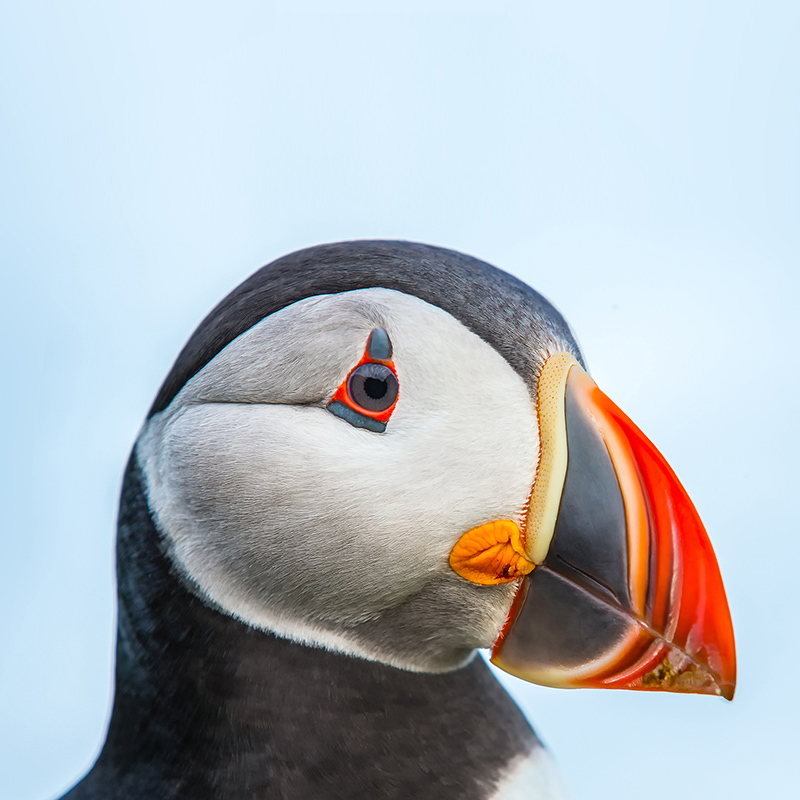
#> input picture assignment-3/input/puffin.jpg, 800 x 800 px
$ python main.py
#> lines starting #> are read from the running program, lines starting #| are printed output that depends on the picture
import numpy as np
import matplotlib.pyplot as plt
import seaborn as sns
from PIL import Image


### entropy calculation
def calculateEntropy(X):
    uniq = set(X)
    P = [np.mean(X == x) for x in uniq]
    return sum(-p * np.log2(p) for p in P)


### main calculation step of mutual information
def mutualInfoCalc(img, num_bins):
    top, bottoms = cropImage(img)
    mis = []
    for i in range(len(bottoms)):
        hist = np.histogram2d(np.asarray(top).flatten(), np.asarray(bottoms[i]).flatten(), bins=num_bins)
        hist_img = Image.fromarray(hist[0], 'RGB')
        top_hist = np.histogram(np.asarray(top).flatten(), bins=num_bins)
        bot_hist = np.histogram(np.asarray(bottoms[i]).flatten(), bins=num_bins)
        mis.append(calculateEntropy(top_hist[0]) + calculateEntropy(bot_hist[0]) - calculateEntropy(np.asarray(hist_img).flatten()))
    return mis


### split the image into RGB channels, and crop red and green channels
### of the original image according to the assignment's description
def cropImage(img):
    split_img = Image.Image.split(img)
    red, green, blue = split_img[0], split_img[1], split_img[2]
    width, height = img.size
    top = red.crop((20, 0, width-20, height))
    return top, [green.crop((40-x, 0, width-x, height)) for x in range(40, -1, -1)]


### initialize various bin sizes
def binSizeChangeAlt(img):
    top, bottoms = cropImage(img)
    mis = {}
    binses = set([int(256/x) for x in range(1,256)])
    for binss in binses:
        hist = np.histogram2d(np.asarray(top).flatten(), np.asarray(bottoms[20]).flatten(), bins=binss)
        hist_img = Image.fromarray(hist[0], 'RGB')
        top_hist = np.histogram(np.asarray(top).flatten(), bins=binss)
        bot_hist = np.histogram(np.asarray(bottoms[20]).flatten(), bins=binss)
        mi = calculateEntropy(top_hist[0]) + calculateEntropy(bot_hist[0]) - calculateEntropy(np.asarray(hist_img).flatten())
        mis[binss] = mi
    return mis


### calculate mutual information and save plot results
def mutuallInformation(img, img_name):
    fig = plt.figure()
    plt.ylabel('Mutual Information')
    plt.xlabel('Image Translations')
    sns.lineplot(x=[x for x in range(41)], y=mutualInfoCalc(img, 256))
    translations_outputImgPath = "../output/" + img_name + "_translations"
    plt.savefig(translations_outputImgPath)

    fig = plt.figure()
    plt.ylabel('Mutual Information')
    plt.xlabel('Number of Bins')
    mis = binSizeChangeAlt(img)
    x, y = zip(*(sorted(mis.items())))
    sns.lineplot(x=x, y=y)
    binSize_outputImgPath = "../output/" + img_name + "_binSize"
    plt.savefig(binSize_outputImgPath)

def main():
    img_path = "../input/puffin.jpg"
    input_img = Image.open(img_path)
#> input_img is the input picture: PIL image 800x800 RGB; mean R, G, B 178.3, 184.6, 190.5
    img_name = img_path[len("../input/"): -len(".jpg")]
    mutuallInformation(input_img, img_name)
#> in cropImage, `red, green, blue = split_img[0], split_img[1], split_img[2]`:
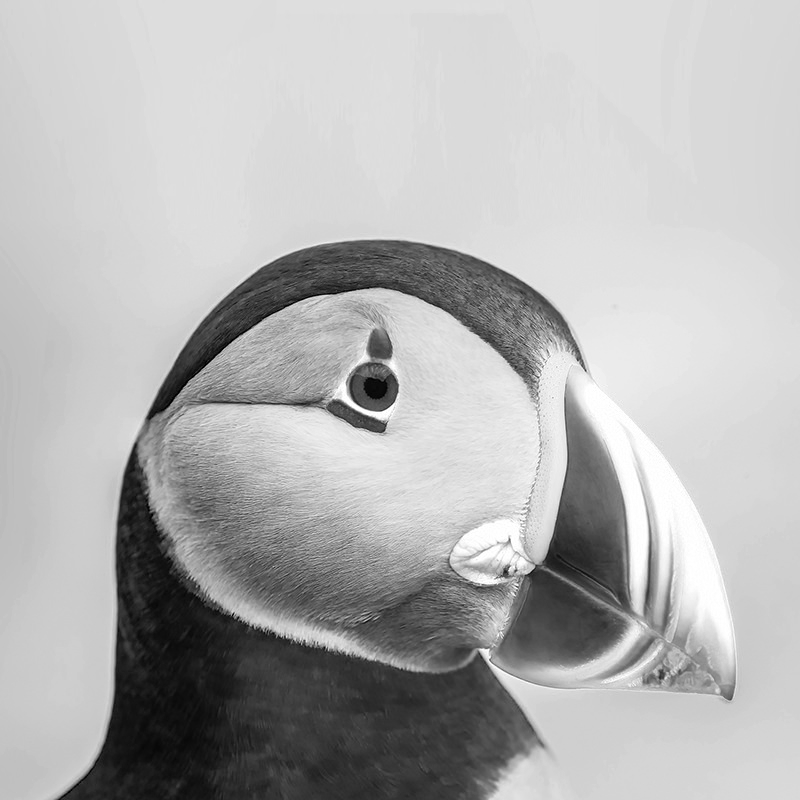
#> red: PIL image 800x800 L; min 0, max 255, mean 178.3
#> in cropImage, `red, green, blue = split_img[0], split_img[1], split_img[2]`:
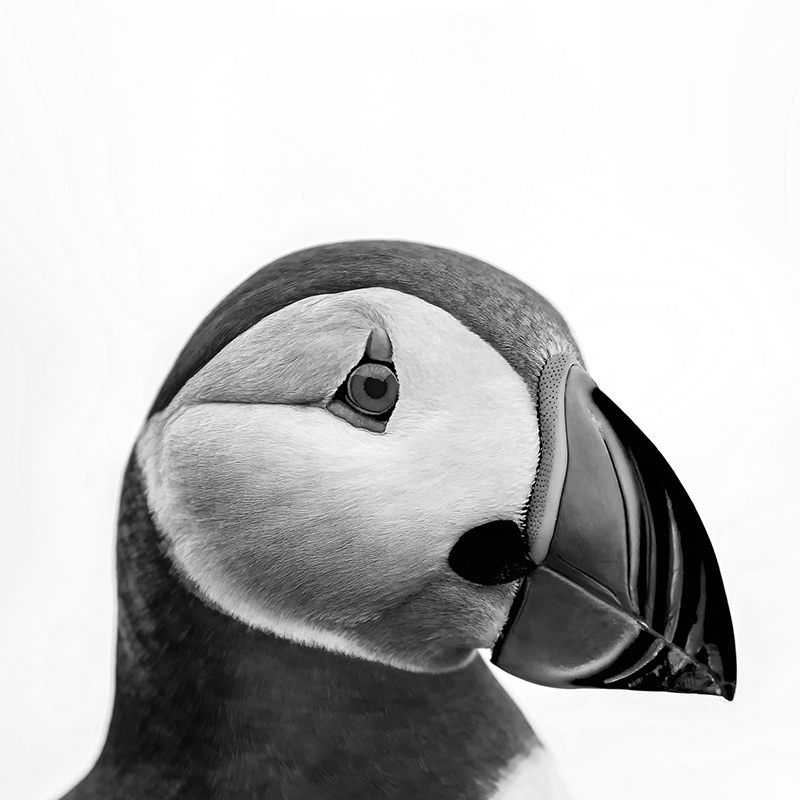
#> blue: PIL image 800x800 L; min 0, max 255, mean 190.5
#> in cropImage, `top = red.crop((20, 0, width-20, height))`:
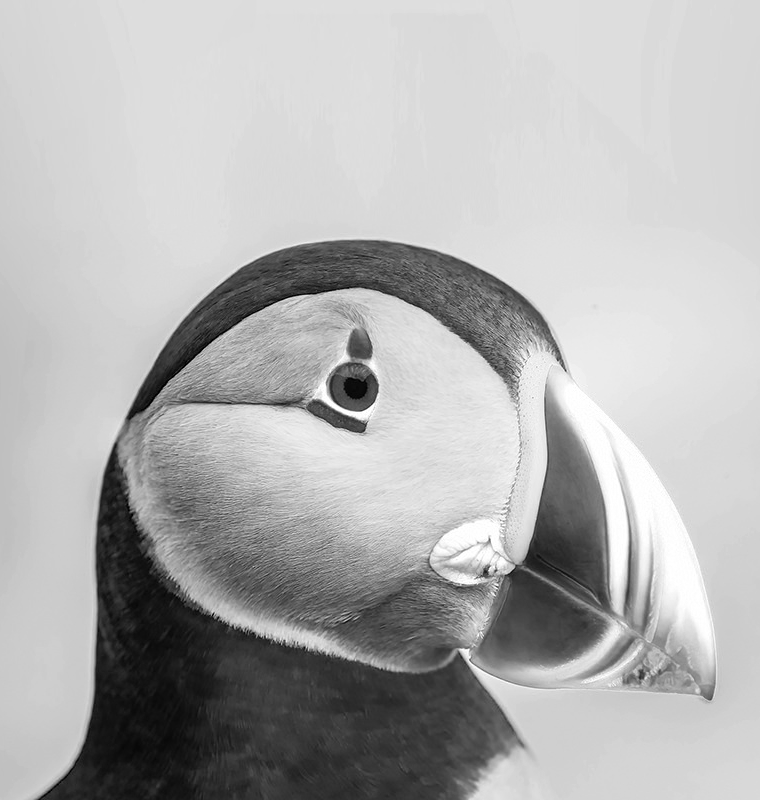
#> top: PIL image 760x800 L; min 0, max 255, mean 176.9
#> in mutualInfoCalc, `top, bottoms = cropImage(img)`: bottoms = 41 items
#> the loop in mutualInfoCalc, `for i in range(len(bottoms)):` made 41 passes
#> pass 1, in mutualInfoCalc, `hist_img = Image.fromarray(hist[0], 'RGB')`:
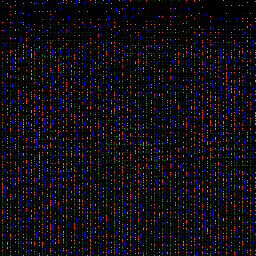
#> hist_img: PIL image 256x256 RGB; mean R, G, B 11, 11, 11.1
#> after the loop in mutualInfoCalc, `for i in range(len(bottoms)):`: mis = 41 values, max 15.15 at index 20, min 14.67 at index 40, mean 14.81
#> in mutuallInformation, `plt.savefig(translations_outputImgPath)`:
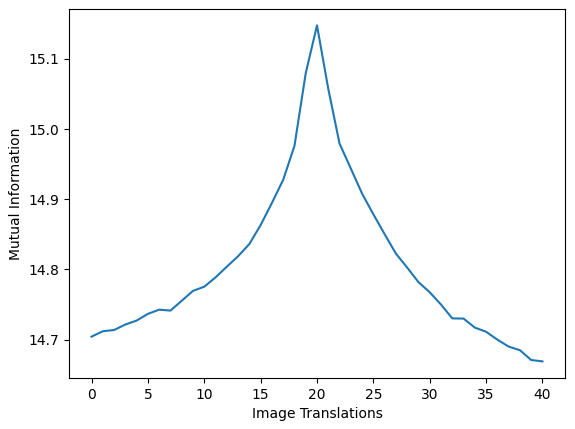
#> figure drawn by matplotlib, 1 panel; curve peaks at x = 20, y = 15.15
#> in binSizeChangeAlt, `top, bottoms = cropImage(img)`: bottoms = 41 items
#> the loop in binSizeChangeAlt, `for binss in binses:` made 31 passes
#> mi on passes 1, 2, 10, 12, 13, 14, 15, 16, 17, 18, 19, 20: 15.15, 13.05, 4.38, 5.03, 5.26, 5.48, 5.72, 5.87, 6.16, 6.32, 6.51, 6.71
#> mi on passes 5, 6, 7, 8, 9, 11: 1.58, 2.54, 3.28, 3.49, 4.04, 4.56
#> pass 1, in binSizeChangeAlt, `hist_img = Image.fromarray(hist[0], 'RGB')`:
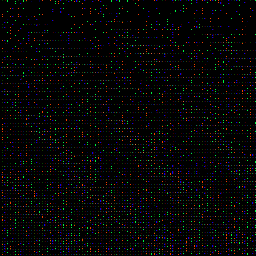
#> hist_img: PIL image 256x256 RGB; mean R, G, B 5.4, 5.4, 5.4
#> after the loop in binSizeChangeAlt, `for binss in binses:`: mis = 31 items
#> in mutuallInformation, `x, y = zip(*(sorted(mis.items())))`: x = 31 values from 1 to 256; y = 31 values from 0 to 15.15
#> in mutuallInformation, `plt.savefig(binSize_outputImgPath)`:
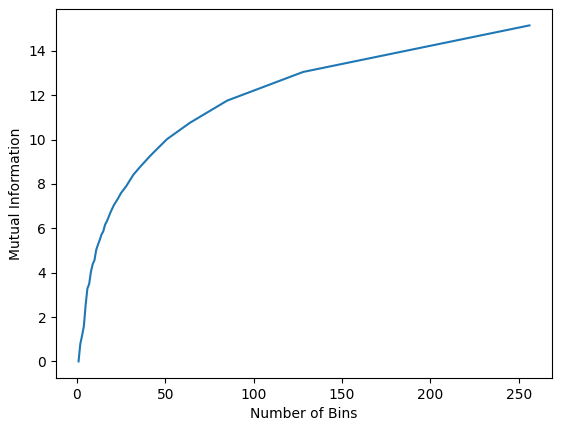
#> figure drawn by matplotlib, 1 panel; curve peaks at x = 256, y = 15.15

if __name__ == '__main__':
    main()
